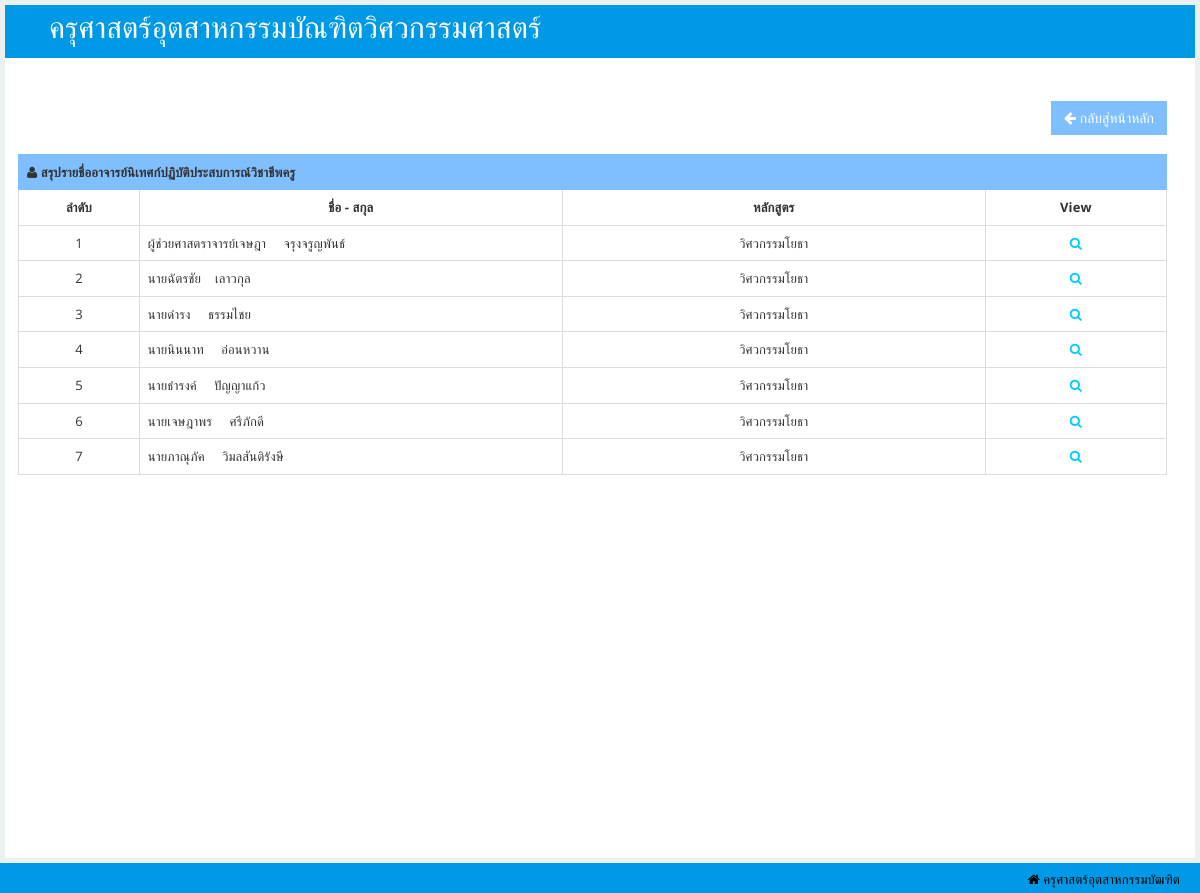
Page /rmutlexpro/reportteacher.php?branch_id=10010 on the committed database.
### tables this page shows
CREATE TABLE `teacher` (
  `teacher_id` int(11) NOT NULL,
  `title_id` int(11) NOT NULL,
  `teacher_name` varchar(50) NOT NULL,
  `teacher_lname` varchar(50) NOT NULL,
  `teacher_email` varchar(50) NOT NULL,
  `teacher_tel` varchar(50) NOT NULL,
  `faculty_id` int(11) NOT NULL,
  `course_id` int(11) NOT NULL,
  `branch_id` int(11) NOT NULL,
  `teacher_password` varchar(50) NOT NULL,
  `qualification` varchar(255) NOT NULL,
  `exper` varchar(255) NOT NULL,
  `indentity_id` int(11) NOT NULL
);

CREATE TABLE `title` (
  `title_id` int(11) NOT NULL,
  `title_name` varchar(50) NOT NULL
);

CREATE TABLE `branch` (
  `branch_id` int(11) NOT NULL,
  `branch_name` varchar(50) NOT NULL
);

### rmutlexpro/reportteacher.php (the view, shortened to what this page needs)
<!DOCTYPE html>
<html lang="en"><head>
    <link id="bootstrap-style" href="css/bootstrap.css" rel="stylesheet">
    <link href="css/halflings.css" rel="stylesheet">
    <link rel="stylesheet" href="css/layout.css" type="text/css">
    <link href="css/bootstrap-responsive.min.css" rel="stylesheet">
    <link id="base-style" href="css/style.css" rel="stylesheet">
    <link id="base-style-responsive" href="css/style-responsive.css" rel="stylesheet">
    <link href="css/font-awesome.min.css" rel="stylesheet">
    <link href="css/font-awesome.css" rel="stylesheet">
    <link rel="stylesheet" href="css/modal.css" type="text/css">
</head>
<body>
<?php
$branch_id=$_GET['branch_id'];
?>
<div id="main">
<nav class="navbar navbar-default">
        <div class="navbar-inner">
            <div class="container-fluid">
                <div class="navbar-header">
                    <a class="brand"><span style="font-size:30px">&nbsp;ครุศาสตร์อุตสาหกรรมบัณฑิตวิศวกรรมศาสตร์</span></a>
                </div>
                <div class="nav-no-collapse header-nav">
                    <ul class="nav navbar-nav pull-right">
                        <li class="dropdown">
                            <a class="btn dropdown-toggle" href="#">
                                <i class="fa fa-user" style="color: #0099e6"></i>
                            </a>
                        </li>
                    </ul>
                </div>
            </div>
        </div>
    </nav>
            <div id="content" class="span10">
  <div class="row">
                    <div class="col-lg-12 panel-body">
                    <div align="right">
                                <button type="button" class="btn btn-primary btn-lg" id="adduser" style="background-color:#80bfff;border-color: #80bfff;; color:#fff" onclick='location.replace("report.php")'><i class="icon-arrow-left"></i> กลับสู่หน้าหลัก</button>
                        </div>
                        <br>
                        <div class="table-responsive panel-collapse pull out">
                            <table class="table table-bordered">
                                <tbody>
                                    <tr>
                                        <td style="text-align:left" class="success" colspan="10"><i class=" icon-user"></i><strong> สรุปรายชื่ออาจารย์นิเทศก์ปฏิบัติประสบการณ์วิชาชีพครู</strong></td>
                                    </tr>
                                    <tr style="font-weight:bold;">
                                        <td style="width:10%;text-align:center">ลำดับ</td>
                                        <td style="width:35%;text-align:center">ชื่อ - สกุล</td>
                                        <td style="width:35%;text-align:center">หลักสูตร</td>
                                        <td style="width:15%;text-align:center">View</td>
                                    </tr>
                                    <tr>
                                    <?php
                                    $i='0';
                                    $strSQL = "SELECT * FROM teacher WHERE branch_id=$branch_id";
                                        $objQuery = mysql_query($strSQL);?>
                                        <?php
                                        while ($nti=mysql_fetch_array($objQuery)){
                                        $i=$i+'1';
                                        ?>
                                        <td style="text-align:center"><?php echo $i;?></td>
                                        <td style="text-align:left"><?php $title_id=$nti['title_id']; $a="SELECT * FROM title WHERE title_id='$title_id'"; $objQuerya = mysql_query($a); $ntia=mysql_fetch_array($objQuerya); echo $ntia['title_name'];?><?php echo $nti['teacher_name'];?>&nbsp;&nbsp;&nbsp;&nbsp;<?php echo $nti['teacher_lname'];?></td>
                                        <td style="text-align:center"><?php $branch_id=$nti['branch_id'];
                                            $strSQL1 = "SELECT * FROM branch WHERE branch_id=$branch_id ";
                                        $objQuery1 = mysql_query($strSQL1);
                                        $nti1=mysql_fetch_array($objQuery1);
                                        echo $nti1['branch_name'];
                                        ?></td>
                                        <td style="text-align:center"><a href='reportshowteacher.php?teacher_id=<?php echo $nti['teacher_id'];?>' data-toggle="tooltip" data-placement="top" data-original-title="แสดง"><i class=" icon-search" style="color:#00ccff"></i></a></td>
                                    </tr>
                                   <?php }?>
                                </tbody>
                            </table>
                        </div>
                    </div>
                </div>
            </div>
        </div>
   <footer>
            <p>
                <span class="icon-home" style="text-align:left;float: right"> ครุศาสตร์อุตสาหกรรมบัฒฑิต</a></span>
            </p>
        </footer>
</body>
</html>

### rmutlexpro/css/halflings.css (style rules this page uses)
html, html .halflings { -webkit-font-smoothing: antialiased !important; }

### rmutlexpro/css/layout.css (style rules this page uses)
html { position: relative; z-index: 1; min-height: 100%; letter-spacing: 0.1px; }
html body { font-family: 'Open Sans', sans-serif; font-size: 13px; min-height: 100%; background-color: #ecf0f1; overflow-x: hidden; }
#main { position: relative; -webkit-transition: -webkit-transform 0.2s ease; -o-transition: -o-transform 0.2s ease; transition: transform 0.2s ease; }
#main:before, #main:after { content: " "; display: table; }
#main:after { clear: both; }
#main { padding-top: 100px; }
@media (min-width: 768px) { #main { padding-top: 60px; } }

### rmutlexpro/css/style-responsive.css (style rules this page uses)
@media (min-width: 1200px) { #content { width: 100%; padding: 28px; margin: 0px 0px; } }
@media (min-width: 1200px) { footer { margin: 0px 0px 0px 0px; padding: 10px 20px; } }

### rmutlexpro/css/modal.css (style rules this page uses)
* { margin:0; padding:0; }

### rmutlexpro/reportteacher.php (style rules this page uses)
body { font-family: "Lato", sans-serif; }
#main { transition: margin-left .5s; padding: 5px; }

### rows in the picture
teacher: i "1", title.title_name "ผู้ช่วยศาสตราจารย์", teacher_name "เจษฎา", teacher_lname "จรุงจรูญพันธ์", branch.branch_name "วิศวกรรมโยธา"
teacher: i "2", title.title_name "นาย", teacher_name "ฉัตรชัย", teacher_lname "เลาวกุล", branch.branch_name "วิศวกรรมโยธา"
teacher: i "3", title.title_name "นาย", teacher_name "ดำรง", teacher_lname "ธรรมไชย", branch.branch_name "วิศวกรรมโยธา"
teacher: i "4", title.title_name "นาย", teacher_name "นินนาท", teacher_lname "อ่อนหวาน", branch.branch_name "วิศวกรรมโยธา"
teacher: i "5", title.title_name "นาย", teacher_name "ธำรงค์", teacher_lname "ปัญญาแก้ว", branch.branch_name "วิศวกรรมโยธา"
teacher: i "6", title.title_name "นาย", teacher_name "เจษฎาพร", teacher_lname "ศรีภักดี", branch.branch_name "วิศวกรรมโยธา"
teacher: i "7", title.title_name "นาย", teacher_name "ภาณุภัค", teacher_lname "วิมลสันติรังษี", branch.branch_name "วิศวกรรมโยธา"
